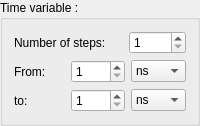
         <widget class="QGroupBox" name="groupBox">
          <property name="title">
           <string>Time variable :</string>
          </property>
          <layout class="QVBoxLayout" name="verticalLayout">
           <item>
            <layout class="QHBoxLayout" name="horizontalLayout_15">
             <property name="spacing">
              <number>0</number>
             </property>
             <item>
              <widget class="QLabel" name="label_17">
               <property name="sizePolicy">
                <sizepolicy hsizetype="Preferred" vsizetype="Preferred">
                 <horstretch>2</horstretch>
                 <verstretch>0</verstretch>
                </sizepolicy>
               </property>
               <property name="text">
                <string>Number of steps:</string>
               </property>
              </widget>
             </item>
             <item>
              <widget class="QSpinBox" name="spinBox_13">
               <property name="sizePolicy">
                <sizepolicy hsizetype="Preferred" vsizetype="Fixed">
                 <horstretch>1</horstretch>
                 <verstretch>0</verstretch>
                </sizepolicy>
               </property>
               <property name="minimum">
                <number>1</number>
               </property>
               <property name="maximum">
                <number>1000</number>
               </property>
              </widget>
             </item>
            </layout>
           </item>
           <item>
            <layout class="QHBoxLayout" name="horizontalLayout_5">
             <item>
              <widget class="QLabel" name="label_6">
               <property name="sizePolicy">
                <sizepolicy hsizetype="Preferred" vsizetype="Preferred">
                 <horstretch>1</horstretch>
                 <verstretch>0</verstretch>
                </sizepolicy>
               </property>
               <property name="text">
                <string>From:</string>
               </property>
              </widget>
             </item>
             <item>
              <widget class="QSpinBox" name="spinBox_2">
               <property name="sizePolicy">
                <sizepolicy hsizetype="Preferred" vsizetype="Fixed">
                 <horstretch>1</horstretch>
                 <verstretch>0</verstretch>
                </sizepolicy>
               </property>
               <property name="minimum">
                <number>1</number>
               </property>
               <property name="maximum">
                <number>1000</number>
               </property>
              </widget>
             </item>
             <item>
              <widget class="QComboBox" name="comboBox_10">
               <property name="sizePolicy">
                <sizepolicy hsizetype="Preferred" vsizetype="Fixed">
                 <horstretch>1</horstretch>
                 <verstretch>0</verstretch>
                </sizepolicy>
               </property>
               <property name="maximumSize">
                <size>
                 <width>55</width>
                 <height>16777215</height>
                </size>
               </property>
               <item>
                <property name="text">
                 <string>ns</string>
                </property>
               </item>
               <item>
                <property name="text">
                 <string>micro</string>
                </property>
               </item>
               <item>
                <property name="text">
                 <string>ms</string>
                </property>
               </item>
               <item>
                <property name="text">
                 <string>s</string>
                </property>
               </item>
              </widget>
             </item>
            </layout>
           </item>
           <item>
            <layout class="QHBoxLayout" name="horizontalLayout_6">
             <item>
              <widget class="QLabel" name="label_7">
               <property name="sizePolicy">
                <sizepolicy hsizetype="Preferred" vsizetype="Preferred">
                 <horstretch>1</horstretch>
                 <verstretch>0</verstretch>
                </sizepolicy>
               </property>
               <property name="text">
                <string>to:</string>
               </property>
              </widget>
             </item>
             <item>
              <widget class="QSpinBox" name="spinBox_3">
               <property name="sizePolicy">
                <sizepolicy hsizetype="Minimum" vsizetype="Fixed">
                 <horstretch>1</horstretch>
                 <verstretch>0</verstretch>
                </sizepolicy>
               </property>
               <property name="minimum">
                <number>1</number>
               </property>
               <property name="maximum">
                <number>1000</number>
               </property>
              </widget>
             </item>
             <item>
              <widget class="QComboBox" name="comboBox_11">
               <property name="sizePolicy">
                <sizepolicy hsizetype="Preferred" vsizetype="Fixed">
                 <horstretch>1</horstretch>
                 <verstretch>0</verstretch>
                </sizepolicy>
               </property>
               <property name="maximumSize">
                <size>
                 <width>55</width>
                 <height>16777215</height>
                </size>
               </property>
               <item>
                <property name="text">
                 <string>ns</string>
                </property>
               </item>
               <item>
                <property name="text">
                 <string>micro</string>
                </property>
               </item>
               <item>
                <property name="text">
                 <string>ms</string>
                </property>
               </item>
               <item>
                <property name="text">
                 <string>s</string>
                </property>
               </item>
              </widget>
             </item>
            </layout>
           </item>
          </layout>
         </widget>
